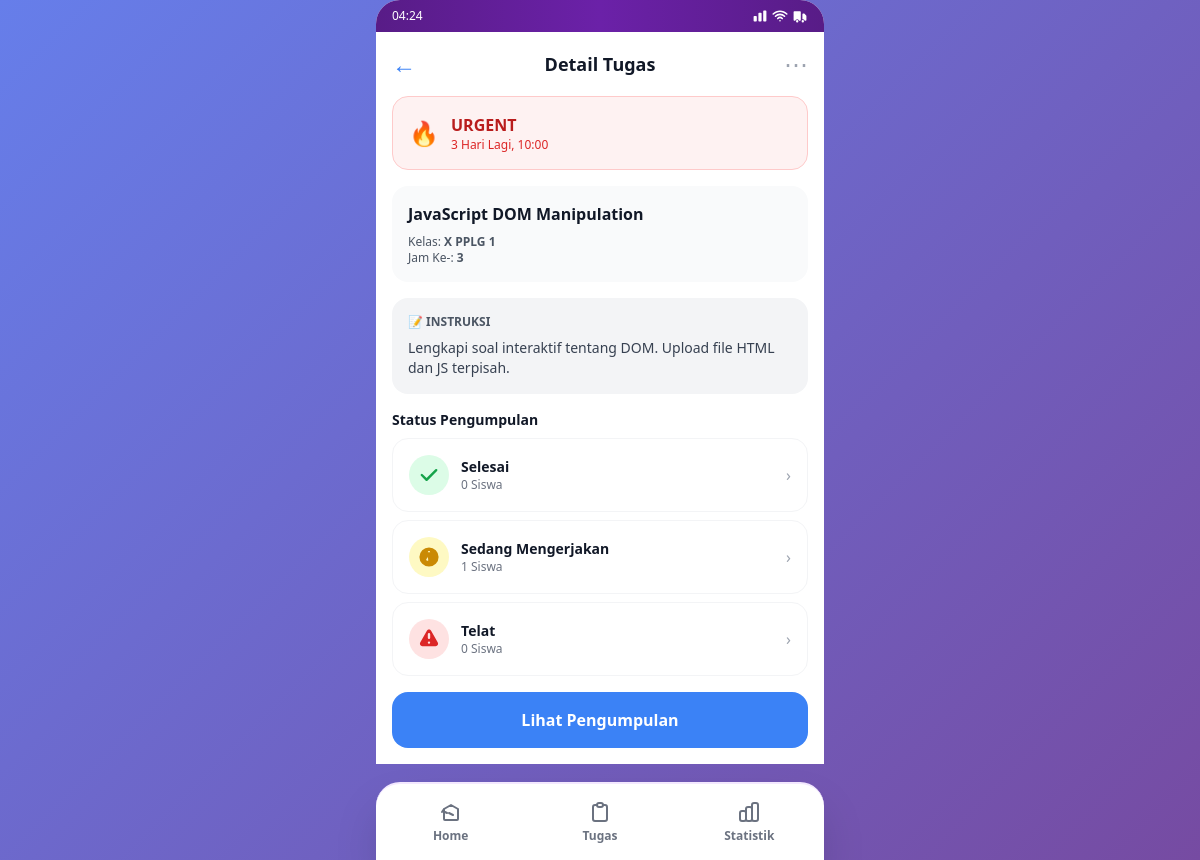
/dashboard.php?page=detail_task&id=3 (signed in), run on the app's committed database.
### tables this page shows
CREATE TABLE IF NOT EXISTS tasks (
    id INT PRIMARY KEY AUTO_INCREMENT,
    title VARCHAR(200) NOT NULL,
    description LONGTEXT NOT NULL,
    class_id INT NOT NULL,
    deadline_text VARCHAR(100) NOT NULL,
    lesson_hour INT NOT NULL,
    attachment_path VARCHAR(255),
    is_urgent BOOLEAN DEFAULT FALSE,
    created_at TIMESTAMP DEFAULT CURRENT_TIMESTAMP,
    teacher_id INT NOT NULL,
    FOREIGN KEY (class_id) REFERENCES classes(id),
    FOREIGN KEY (teacher_id) REFERENCES users(id)
);

CREATE TABLE IF NOT EXISTS classes (
    id INT PRIMARY KEY AUTO_INCREMENT,
    class_name VARCHAR(50) NOT NULL UNIQUE,
    created_at TIMESTAMP DEFAULT CURRENT_TIMESTAMP
);

### dashboard.php (the view, shortened to what the rows shown need)
<?php
require_once 'config.php';
$user = getCurrentUser($pdo);
$page = $_GET['page'] ?? 'home';
$stmt = $pdo->prepare('SELECT * FROM classes ORDER BY class_name');
$stmt->execute();
$classes = $stmt->fetchAll();
$stmt = $pdo->prepare('SELECT t.*, c.class_name FROM tasks t JOIN classes c ON t.class_id = c.id WHERE t.teacher_id = ? ORDER BY t.created_at DESC');
$stmt->execute([$_SESSION['user_id']]);
$tasks = $stmt->fetchAll();
$task = null;
$taskSubmissions = null;
if (in_array($page, ['detail_task', 'submission_list'])) {
    $task_id = $_GET['id'] ?? 0;
    $stmt = $pdo->prepare('SELECT t.*, c.class_name FROM tasks t JOIN classes c ON t.class_id = c.id WHERE t.id = ? AND t.teacher_id = ?');
    $stmt->execute([$task_id, $_SESSION['user_id']]);
    $task = $stmt->fetch();
    if ($task) {
        $stmt = $pdo->prepare('SELECT u.full_name, s.status, s.updated_at FROM submissions s JOIN users u ON s.student_id = u.id WHERE s.task_id = ? ORDER BY u.full_name');
        $stmt->execute([$task_id]);
        $taskSubmissions = $stmt->fetchAll();
    }
}
$totalTasks = count($tasks);
$totalClasses = count($classes);
$urgentTasks = count(array_filter($tasks, fn($t) => $t['is_urgent']));
$recentTasks = array_slice($tasks, 0, 3);
function getSubmissionStats($submissions) {
    $stats = ['selesai' => 0, 'sedang_mengerjakan' => 0, 'telat' => 0, 'belum_mengerjakan' => 0];
    foreach ($submissions as $sub) {
        $status = str_replace('belum_mengerjakan', 'belum_mengerjakan', $sub['status']);
        if (isset($stats[$status])) $stats[$status]++;
    }
    return $stats;
}
?>
<!DOCTYPE html>
<html lang="id">
<head>
    <script src="https://cdn.tailwindcss.com"></script>
</head>
<body>
    <div class="flex justify-center min-h-screen pb-24">
        <div class="w-full max-w-md bg-white relative rounded-t-3xl">
            <div class="px-4 pt-4 pb-4">
                <?php if ($page === 'home'): ?>
                    <div class="space-y-4">
                        <div class="flex items-start justify-between mb-6 bg-gradient-to-br from-purple-100 to-pink-100 rounded-3xl p-5 shadow-lg">
                            <div class="flex items-start gap-3">
                                <div class="w-14 h-14 bg-gradient-to-br from-purple-500 to-pink-500 rounded-2xl flex items-center justify-center text-white font-bold text-xl shadow-lg">
                                    <?php echo strtoupper(substr($user['full_name'], 0, 1)); ?>
                                </div>
                                <div>
                                    <p class="text-sm font-bold text-gray-600">👋 Selamat Pagi</p>
                                    <p class="text-lg font-bold text-gray-900"><?php echo htmlspecialchars($user['full_name']); ?></p>
                                    <p class="text-xs text-purple-700 font-semibold mt-1">📚 Produktif - SMKN 1 GARUT</p>
                                </div>
                            </div>
                            <div class="relative">
                                <button class="relative w-11 h-11 bg-white rounded-xl flex items-center justify-center hover:bg-gray-100 transition shadow-md">
                                    <svg class="w-6 h-6 text-purple-600" fill="none" stroke="currentColor" viewBox="0 0 24 24"><path stroke-linecap="round" stroke-linejoin="round" stroke-width="2" d="M15 17h5l-1.405-1.405A2.032 2.032 0 0118 14.158V11a6.002 6.002 0 00-4-5.659V5a2 2 0 10-4 0v.341C7.67 6.165 6 8.388 6 11v3.159c0 .538-.214 1.055-.595 1.436L4 17h5m6 0v1a3 3 0 11-6 0v-1m6 0H9"/></svg>
                                    <div class="absolute -top-1 -right-1 w-5 h-5 bg-gradient-to-r from-red-400 to-red-600 rounded-full text-white text-xs flex items-center justify-center font-bold shadow-lg badge-pulse">3</div>
                                </button>
                            </div>
                        </div>
                        <div class="space-y-3">
                            <div class="bg-gradient-to-br from-blue-500 via-blue-600 to-purple-700 rounded-3xl p-6 text-white shadow-2xl card-hover relative overflow-hidden">
                                <div class="absolute top-0 right-0 w-32 h-32 bg-white opacity-10 rounded-full -mr-16 -mt-16"></div>
                                <div class="absolute bottom-0 left-0 w-24 h-24 bg-white opacity-10 rounded-full -ml-12 -mb-12"></div>
                                <div class="flex justify-between items-start relative z-10">
                                    <div>
                                        <p class="text-sm opacity-90 mb-2 font-semibold">📋 Tugas Aktif</p>
                                        <p class="text-4xl font-bold"><?php echo $totalTasks; ?></p>
                                        <p class="text-xs opacity-80 mt-2">/ 1 Deadline Hari Ini</p>
                                    </div>
                                    <div class="text-5xl opacity-20">📚</div>
                                </div>
                            </div>
                            <div class="grid grid-cols-2 gap-3">
                                <div class="bg-gradient-to-br from-emerald-400 to-teal-600 rounded-2xl p-4 text-white shadow-xl card-hover relative overflow-hidden">
                                    <div class="absolute top-0 right-0 w-20 h-20 bg-white opacity-10 rounded-full -mr-8 -mt-8"></div>
                                    <p class="text-xs font-semibold mb-2 opacity-90">🏃 Sisa Kelas</p>
                                    <p class="text-3xl font-bold relative z-10"><?php echo $totalClasses; ?></p>
                                    <p class="text-xs opacity-75 mt-1">Kelas Aktif</p>
                                </div>
                                <div class="bg-gradient-to-br from-orange-400 to-red-600 rounded-2xl p-4 text-white shadow-xl card-hover relative overflow-hidden">
                                    <div class="absolute top-0 right-0 w-20 h-20 bg-white opacity-10 rounded-full -mr-8 -mt-8"></div>
                                    <p class="text-xs font-semibold mb-2 opacity-90">🔥 Deadline Besok</p>
                                    <p class="text-3xl font-bold relative z-10"><?php echo $urgentTasks; ?></p>
                                    <p class="text-xs opacity-75 mt-1">Tugas Urgent</p>
                                </div>
                            </div>
                        </div>
                        <div class="mt-8">
                            <p class="text-sm font-bold text-gray-900 mb-4 flex items-center gap-2">✨ Tugas Terbaru</p>
                            <div class="space-y-3">
                                <?php foreach ($recentTasks as $t):
                                    $taskId = $pdo->prepare('SELECT COUNT(*) as count FROM submissions WHERE task_id = ?');
                                    $taskId->execute([$t['id']]);
                                    $subCount = $taskId->fetch()['count'];
                                ?>
                                <a href="dashboard.php?page=detail_task&id=<?php echo $t['id']; ?>" class="block bg-white rounded-2xl p-4 shadow-lg card-hover border-l-4 border-purple-500">
                                    <div class="flex justify-between items-start mb-2">
                                        <div class="flex-grow">
                                            <h3 class="font-bold text-gray-900 text-sm"><?php echo htmlspecialchars($t['title']); ?></h3>
                                            <p class="text-xs text-gray-500 mt-1">📌 Kelas <?php echo htmlspecialchars($t['class_name']); ?></p>
                                        </div>
                                        <?php if ($t['is_urgent']): ?>
                                        <span class="text-xs bg-gradient-to-r from-red-400 to-orange-500 text-white px-3 py-1 rounded-full ml-2 font-semibold shadow-md">🔥 Urgent</span>
                                        <?php endif; ?>
                                    </div>
                                    <p class="text-xs text-gray-600 font-semibold">⏱️ <?php echo htmlspecialchars($t['deadline_text']); ?></p>
                                </a>
                                <?php endforeach; ?>
                            </div>
                        </div>
                    </div>
                    <a href="dashboard.php?page=create_task" class="fixed bottom-28 right-4 bg-gradient-to-br from-purple-500 to-pink-600 hover:from-purple-600 hover:to-pink-700 text-white rounded-full w-16 h-16 flex items-center justify-center shadow-2xl active:scale-95 transition-all transform hover:scale-110 duration-300">
                        <svg class="w-8 h-8" fill="none" stroke="currentColor" viewBox="0 0 24 24"><path stroke-linecap="round" stroke-linejoin="round" stroke-width="2" d="M12 4v16m8-8H4"/></svg>
                    </a>
                <?php elseif ($page === 'detail_task' && $task): ?>
                    <div class="space-y-4">
                        <div class="flex items-center justify-between mb-4">
                            <a href="dashboard.php?page=task" class="text-blue-500 text-2xl">←</a>
                            <h1 class="text-lg font-bold text-gray-900">Detail Tugas</h1>
                            <button class="text-gray-400 text-2xl">⋯</button>
                        </div>
                        <div class="bg-red-50 border border-red-200 rounded-2xl p-4 flex items-center gap-3">
                            <span class="text-2xl">🔥</span>
                            <div>
                                <p class="font-semibold text-red-700">URGENT</p>
                                <p class="text-xs text-red-600"><?php echo htmlspecialchars($task['deadline_text']); ?></p>
                            </div>
                        </div>
                        <div class="bg-gray-50 rounded-2xl p-4">
                            <h2 class="font-bold text-gray-900 mb-2"><?php echo htmlspecialchars($task['title']); ?></h2>
                            <p class="text-xs text-gray-600">Kelas: <span class="font-semibold"><?php echo htmlspecialchars($task['class_name']); ?></span></p>
                            <p class="text-xs text-gray-600">Jam Ke-: <span class="font-semibold"><?php echo $task['lesson_hour']; ?></span></p>
                        </div>
                        <div class="bg-gray-100 rounded-2xl p-4">
                            <p class="text-xs font-semibold text-gray-600 mb-2">📝 INSTRUKSI</p>
                            <p class="text-sm text-gray-700"><?php echo htmlspecialchars($task['description']); ?></p>
                        </div>
                        <?php $stats = getSubmissionStats($taskSubmissions ?? []); ?>
                        <div class="space-y-2">
                            <p class="text-sm font-semibold text-gray-900">Status Pengumpulan</p>
                            <div class="bg-white rounded-2xl p-4 flex items-center justify-between border border-gray-100 hover:shadow-md transition">
                                <div class="flex items-center gap-3">
                                    <div class="w-10 h-10 bg-green-100 rounded-full flex items-center justify-center">
                                        <svg class="w-6 h-6 text-green-600" fill="currentColor" viewBox="0 0 20 20"><path fill-rule="evenodd" d="M16.707 5.293a1 1 0 010 1.414l-8 8a1 1 0 01-1.414 0l-4-4a1 1 0 011.414-1.414L8 12.586l7.293-7.293a1 1 0 011.414 0z"/></path></svg>
                                    </div>
                                    <div>
                                        <p class="text-sm font-semibold text-gray-900">Selesai</p>
                                        <p class="text-xs text-gray-500"><?php echo $stats['selesai']; ?> Siswa</p>
                                    </div>
                                </div>
                                <span class="text-gray-400">›</span>
                            </div>
                            <div class="bg-white rounded-2xl p-4 flex items-center justify-between border border-gray-100 hover:shadow-md transition">
                                <div class="flex items-center gap-3">
                                    <div class="w-10 h-10 bg-yellow-100 rounded-full flex items-center justify-center">
                                        <svg class="w-6 h-6 text-yellow-600" fill="currentColor" viewBox="0 0 20 20"><path fill-rule="evenodd" d="M10 18a8 8 0 100-16 8 8 0 000 16zm1-12a1 1 0 10-2 0v4a1 1 0 00-.293.707l-.707.707a1 1 0 101.414 1.414L9 9.414V6z"/></path></svg>
                                    </div>
                                    <div>
                                        <p class="text-sm font-semibold text-gray-900">Sedang Mengerjakan</p>
                                        <p class="text-xs text-gray-500"><?php echo $stats['sedang_mengerjakan']; ?> Siswa</p>
                                    </div>
                                </div>
                                <span class="text-gray-400">›</span>
                            </div>
                            <div class="bg-white rounded-2xl p-4 flex items-center justify-between border border-gray-100 hover:shadow-md transition">
                                <div class="flex items-center gap-3">
                                    <div class="w-10 h-10 bg-red-100 rounded-full flex items-center justify-center">
                                    </div>
                                    <div>
                                        <p class="text-sm font-semibold text-gray-900">Telat</p>
                                        <p class="text-xs text-gray-500"><?php echo $stats['telat']; ?> Siswa</p>
                                    </div>
                                </div>
                                <span class="text-gray-400">›</span>
                            </div>
                        </div>
                        <a href="dashboard.php?page=submission_list&id=<?php echo $task['id']; ?>" class="block w-full bg-blue-500 hover:bg-blue-600 text-white font-semibold py-4 rounded-2xl text-center mt-6 active:scale-95 transition-all">
                            Lihat Pengumpulan
                        </a>
                    </div>
                <?php endif; ?>
            </div>
        </div>
    </div>
</body>
</html>

### data on the page
tasks: deadline_text "3 Hari Lagi, 10:00", title "JavaScript DOM Manipulation", class.class_name "X PPLG 1", lesson_hour "3", description "Lengkapi soal interaktif tentang DOM. Upload file HTML dan JS terpisah."

### other printed values
$stats['selesai'] "0"
$stats['sedang_mengerjakan'] "1"
$stats['telat'] "0"
